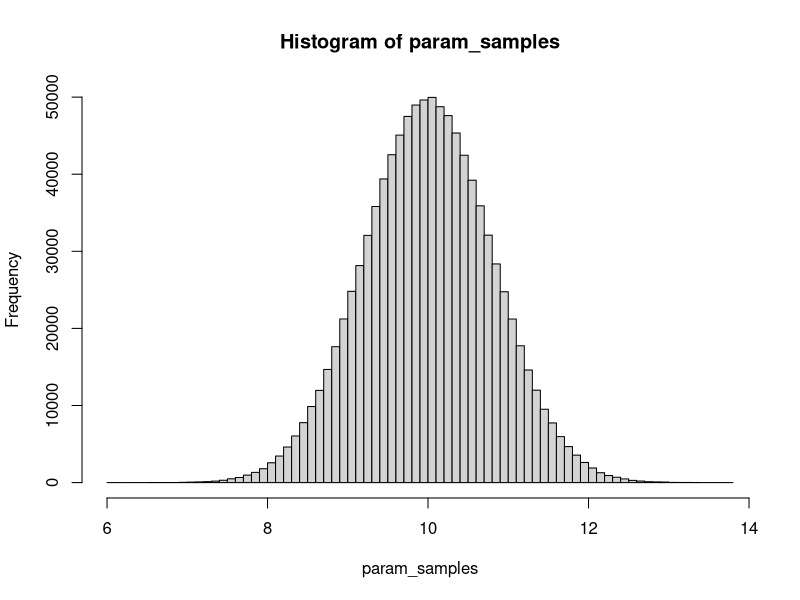
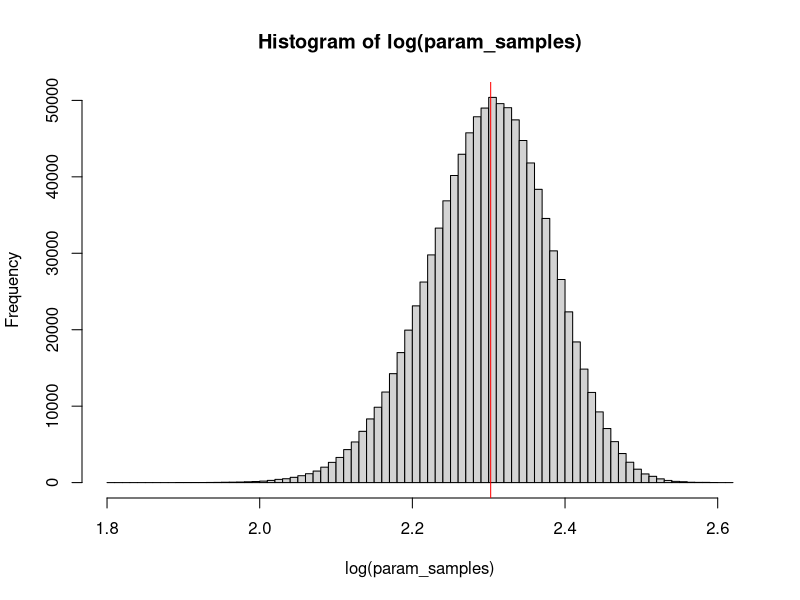
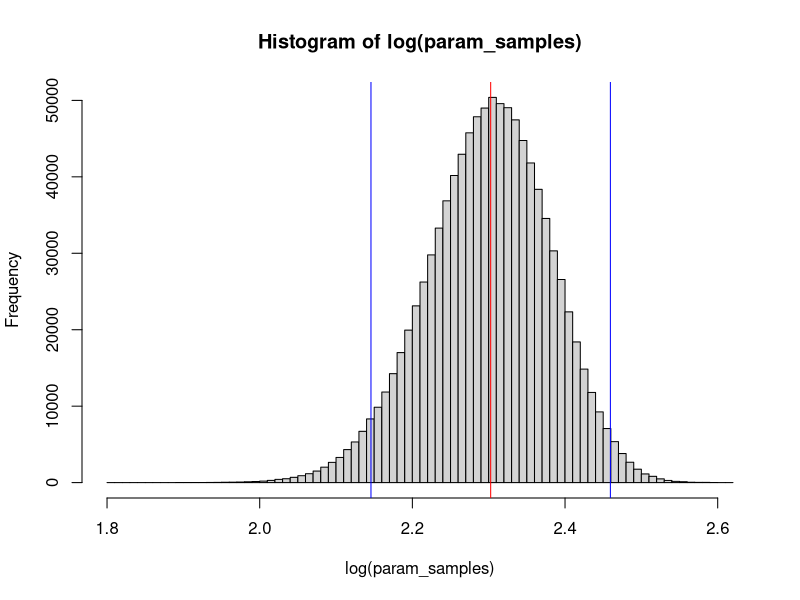

Write the R code that produced these figures, in order.
## ---- chunk 1
set.seed(1)
param_samples <- rnorm(1e6, 10, 0.8)
hist(param_samples, breaks = 80)
## ---- chunk 2
theta <- mean(param_samples)
theta
## ---- chunk 3
theta_se <- sd(param_samples)
theta_se
## ---- chunk 4
g_theta <- log(theta)
g_theta
hist(log(param_samples), breaks = 80)
abline(v = g_theta, col = "red")
## ---- chunk 5
mean(log(param_samples))
## ---- chunk 6
D(expression(log(x)), "x")
## ---- chunk 7
g_theta_se <- (1 / theta) * theta_se
g_theta_se
## ---- chunk 8
sd(log(param_samples))
## ---- chunk 9
.q <- qnorm(0.975)
.q
hist(log(param_samples), breaks = 80)
abline(v = g_theta, col = "red")
abline(v = g_theta - .q * g_theta_se, col = "blue")
abline(v = g_theta + .q * g_theta_se, col = "blue")
